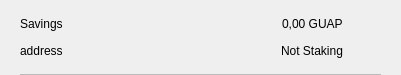
<?xml version="1.0" encoding="UTF-8"?>
<ui version="4.0">
 <class>CSRow</class>
 <widget class="QWidget" name="CSRow">
  <property name="geometry">
   <rect>
    <x>0</x>
    <y>0</y>
    <width>401</width>
    <height>75</height>
   </rect>
  </property>
  <property name="windowTitle">
   <string>Form</string>
  </property>
  <layout class="QVBoxLayout" name="verticalLayout">
   <property name="spacing">
    <number>0</number>
   </property>
   <property name="leftMargin">
    <number>20</number>
   </property>
   <property name="topMargin">
    <number>10</number>
   </property>
   <property name="rightMargin">
    <number>20</number>
   </property>
   <property name="bottomMargin">
    <number>0</number>
   </property>
   <item>
    <widget class="QWidget" name="info" native="true">
     <property name="minimumSize">
      <size>
       <width>0</width>
       <height>0</height>
      </size>
     </property>
     <layout class="QHBoxLayout" name="horizontalLayout_3">
      <property name="leftMargin">
       <number>0</number>
      </property>
      <property name="topMargin">
       <number>0</number>
      </property>
      <property name="rightMargin">
       <number>0</number>
      </property>
      <property name="bottomMargin">
       <number>10</number>
      </property>
      <item>
       <widget class="QWidget" name="container" native="true">
        <property name="minimumSize">
         <size>
          <width>0</width>
          <height>0</height>
         </size>
        </property>
        <layout class="QVBoxLayout" name="verticalLayout_2">
         <property name="spacing">
          <number>0</number>
         </property>
         <property name="leftMargin">
          <number>0</number>
         </property>
         <property name="topMargin">
          <number>0</number>
         </property>
         <property name="rightMargin">
          <number>0</number>
         </property>
         <property name="bottomMargin">
          <number>0</number>
         </property>
         <item>
          <layout class="QHBoxLayout" name="horizontalLayout">
           <item>
            <widget class="QLabel" name="labelName">
             <property name="toolTip">
              <string notr="true"/>
             </property>
             <property name="text">
              <string>Savings</string>
             </property>
            </widget>
           </item>
           <item>
            <spacer name="horizontalSpacer">
             <property name="orientation">
              <enum>Qt::Horizontal</enum>
             </property>
             <property name="sizeHint" stdset="0">
              <size>
               <width>40</width>
               <height>20</height>
              </size>
             </property>
            </spacer>
           </item>
           <item>
            <widget class="QLabel" name="labelAmount">
             <property name="text">
              <string>0,00 GUAP</string>
             </property>
            </widget>
           </item>
          </layout>
         </item>
         <item>
          <layout class="QHBoxLayout" name="horizontalLayout_2">
           <item>
            <widget class="QLabel" name="labelAddress">
             <property name="toolTip">
              <string notr="true"/>
             </property>
             <property name="text">
              <string>address</string>
             </property>
            </widget>
           </item>
           <item>
            <spacer name="horizontalSpacer_2">
             <property name="orientation">
              <enum>Qt::Horizontal</enum>
             </property>
             <property name="sizeHint" stdset="0">
              <size>
               <width>40</width>
               <height>20</height>
              </size>
             </property>
            </spacer>
           </item>
           <item>
            <widget class="QLabel" name="labelStaking">
             <property name="text">
              <string>Not Staking</string>
             </property>
            </widget>
           </item>
          </layout>
         </item>
        </layout>
       </widget>
      </item>
      <item alignment="Qt::AlignHCenter|Qt::AlignVCenter">
       <widget class="QPushButton" name="pushButtonMenu">
        <property name="minimumSize">
         <size>
          <width>24</width>
          <height>24</height>
         </size>
        </property>
        <property name="maximumSize">
         <size>
          <width>32</width>
          <height>32</height>
         </size>
        </property>
        <property name="focusPolicy">
         <enum>Qt::NoFocus</enum>
        </property>
        <property name="styleSheet">
         <string notr="true">border:none; background-color:transparent;</string>
        </property>
        <property name="text">
         <string/>
        </property>
        <property name="icon">
         <iconset>
          <normaloff>://ic-menu-hover</normaloff>://ic-menu-hover</iconset>
        </property>
        <property name="iconSize">
         <size>
          <width>24</width>
          <height>24</height>
         </size>
        </property>
       </widget>
      </item>
     </layout>
    </widget>
   </item>
   <item>
    <widget class="QLabel" name="lblDivisory">
     <property name="minimumSize">
      <size>
       <width>0</width>
       <height>1</height>
      </size>
     </property>
     <property name="maximumSize">
      <size>
       <width>16777215</width>
       <height>1</height>
      </size>
     </property>
     <property name="styleSheet">
      <string notr="true">background-color:#bababa;</string>
     </property>
     <property name="text">
      <string/>
     </property>
     <property name="alignment">
      <set>Qt::AlignBottom|Qt::AlignLeading|Qt::AlignLeft</set>
     </property>
    </widget>
   </item>
  </layout>
 </widget>
 <resources/>
 <connections/>
</ui>
